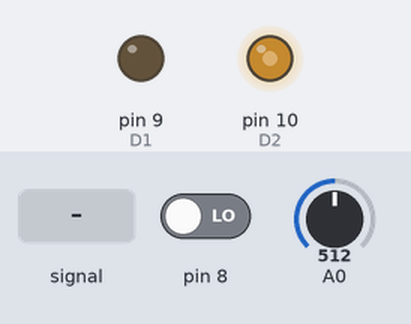
This sketch was run on a simulated Arduino Uno, built with avr-gcc and run on an emulated ATmega328P. On the bench: output pins drawn as LEDs (lit = HIGH). Inputs (shaded band) come from the test bench; at power-on: pin 8 LOW, A0 = 512.

Above: at 1.2 s.
1.3 s: pin 8 driven HIGH
At 2.5 s:
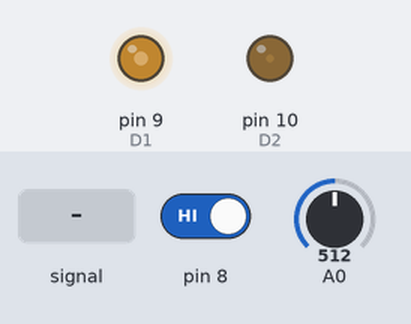
2.8 s: A0 set to 716
At 3.2 s:
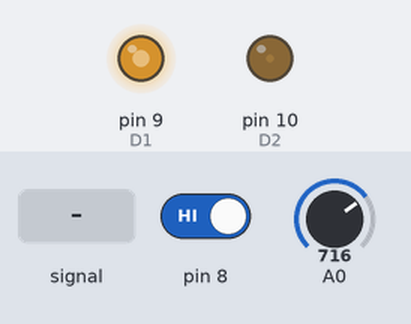
4.3 s: A0 set to 900
At 4.8 s:
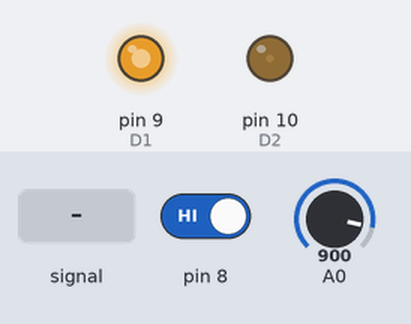
5.8 s: pin 8 driven LOW
At 6.7 s:
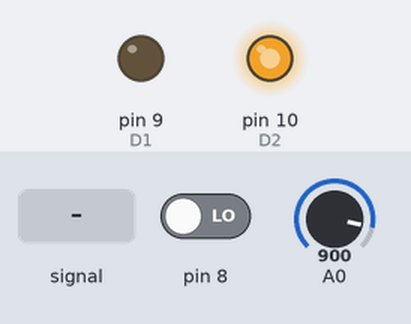
7.3 s: A0 fed a 200 Hz sine of ±81 counts around its level
Timing chart, 0 to 8.9 s (numbered marks = the images above; inputs shaded):
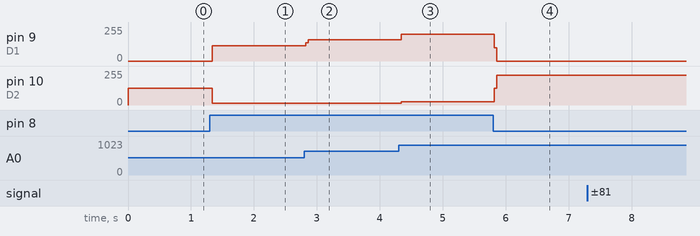

The sketch:

MotorVsPoten.ino
```cpp
#define D1 9
#define D2 10
//#define D3 5
//#define D4 6

void setup() {
pinMode(D1,OUTPUT);
pinMode(D2,OUTPUT);
//pinMode(D3,OUTPUT);
//pinMode(D4,OUTPUT);
pinMode(8,INPUT);
}

void loop() {
  int sensorValue = analogRead(A0);
  int val = map(sensorValue,0,1023,0,255);
  analogWrite(D1,0);
  analogWrite(D2,val);
//  analogWrite(D3,0);
//  analogWrite(D4,val);
  if(digitalRead(8)==HIGH){
    analogWrite(D1,val);
    analogWrite(D2,0);
//    analogWrite(D3,val);
//    analogWrite(D4,0);
    }

}
```

Measured:
- after the input at 1.3 s, pin 9 (D1): 0/255 → 115/255 at once; pin 10 (D2): 127/255 → 13/255 at once
- after the input at 2.8 s, pin 9 (D1): 115/255 → 161/255 at once
- after the input at 4.3 s, pin 9 (D1): 161/255 → 201/255 at once; pin 10 (D2): 13/255 → 23/255 at once
- after the input at 5.8 s, pin 9 (D1): 201/255 → 0/255 at once; pin 10 (D2): 23/255 → 224/255 at once
